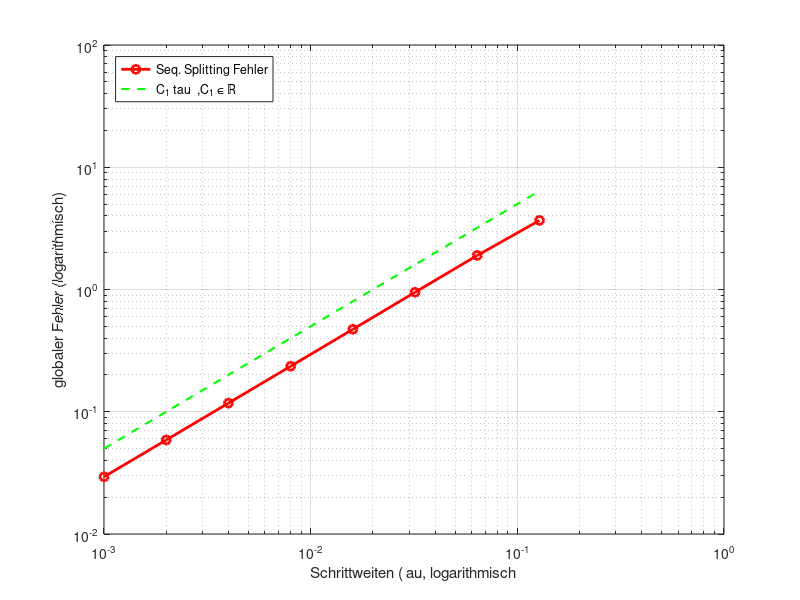

MATLAB code to generate this figure:
%% figure 6.2

%%  sandbox of variables
    A = [-2 0; 0 3];
    B = [0 2; -4 0];
    u0 = [2; 1];
    step_size_array = 2.^(0:7)*0.001;
    T = 2;

%% pre-allocating
    fehler = zeros(1, length(step_size_array));

%% step_size iteration 
    k =1 ;
    for step_size = step_size_array

        N = round(T/step_size);
        expB = expm(step_size * B);
        expA = expm(step_size * A);
        u_approx = u0;
        fehler_pro_t = zeros(1,N);
        
        %% sequential splitting
        for p = 1:N
    
            first_split  = expA * u_approx;
            second_split = expB * first_split;
            u_approx = second_split ;
            
        %% exact solution
            u_exact = expm(p*step_size* (A+B))*u0;
    
            fehler_pro_t(p) = norm(u_approx - u_exact,inf);

        end
        
    %% global error
        fehler(k) = norm(fehler_pro_t,inf);
        k = k+1;
    end

%% Plotting 
    figure("Name","error plot sequential splitting method for matrix", ...
        "NumberTitle","off"); 
    C_1 = 50;      
    untere_schranke    = C_1 * (step_size_array);
    loglog(step_size_array,fehler,"r-o","Linewidth",2);
    hold on;
    loglog(step_size_array,untere_schranke,"g--","Linewidth",1.5);
    grid on;
    ylim([1e-2 1e2]);
    xlabel("Schrittweiten (\tau, logarithmisch");
    ylabel("globaler Fehler (logarithmisch)");
    legend("Seq. Splitting Fehler","C_1 tau  ,C_1 ∊ ℝ ","Location","northwest");
